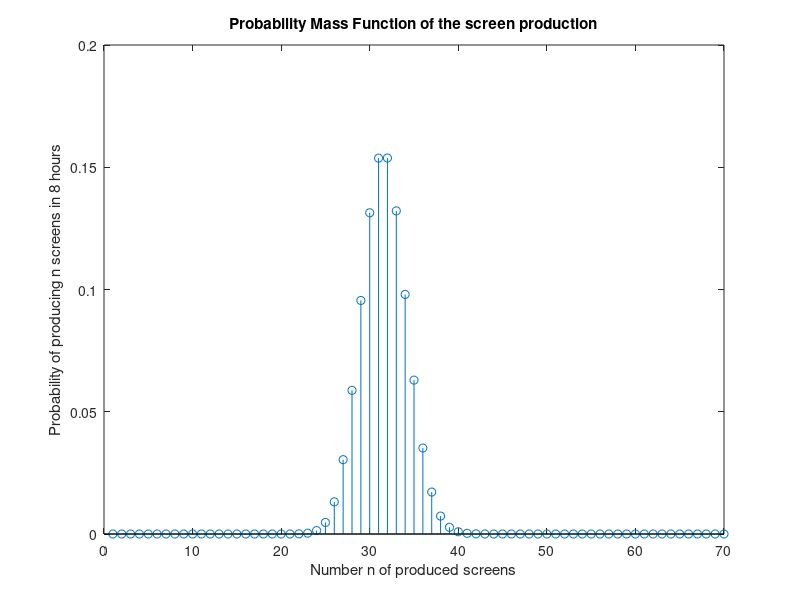
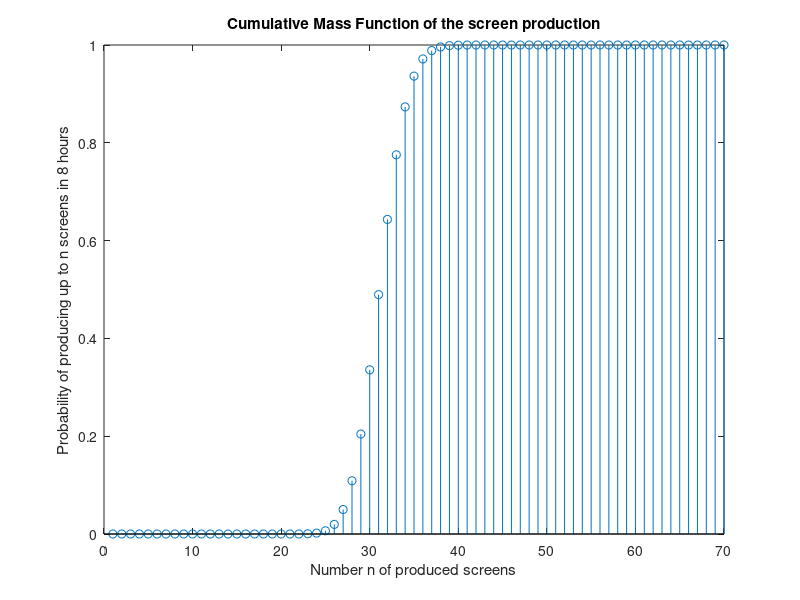
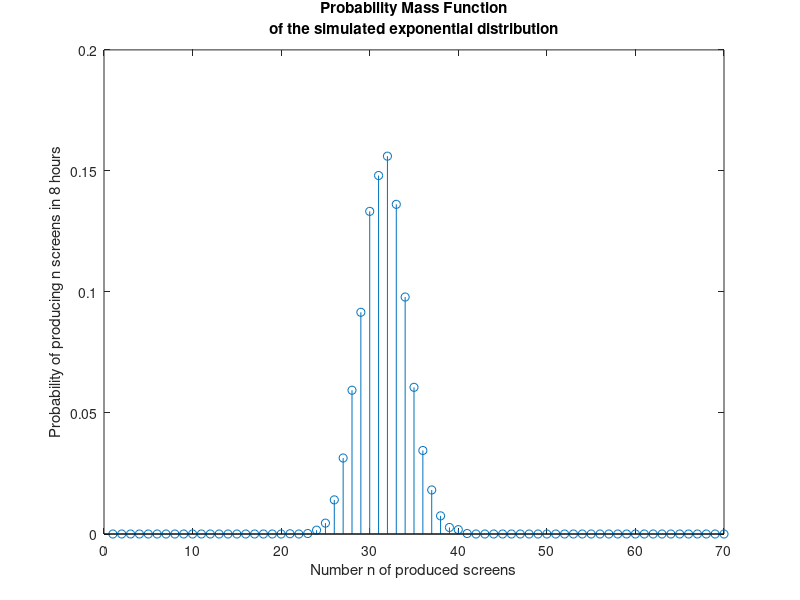
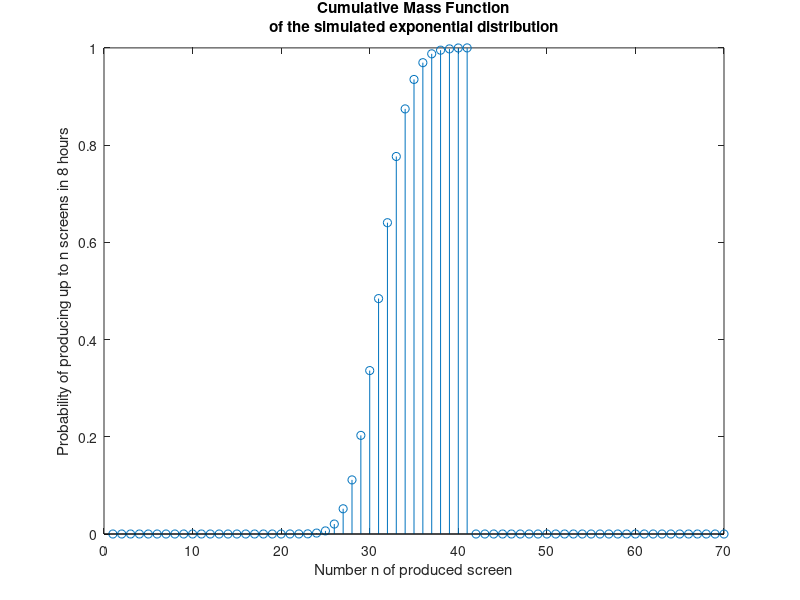

The MATLAB script that drew these images, in order:
close all
clear all
clc

% Computes the PMF, CMF, mean and standard deviation of the Gamma function

disp('Simulation Gamma')

gamPMF = gamcdf(480, 5*(1:70), 3) - gamcdf(480, 5*(1:70)+5, 3); % Computes the PMF

gamCMF = gamPMF;
for i = find(gamPMF, 1):70 % Loops to compute the CMF from the CMF
  gamCMF(i) = gamPMF(i) + gamCMF(i-1);
end
gamCMF(find(gamCMF == 1, 1)+1:end) = 1;

avGam = sum((1:70).*gamPMF) % Computes the average and standard deviation
stdGam = sqrt(sum(((1:70).^2).*gamPMF) - avGam.^2)

figure
  stem(gamPMF)
  title('Probability Mass Function of the screen production')
  xlabel('Number n of produced screens'); ylabel('Probability of producing n screens in 8 hours')

figure
  stem(gamCMF)
  title('Cumulative Mass Function of the screen production')
  xlabel('Number n of produced screens'); ylabel('Probability of producing up to n screens in 8 hours')

% Simulates the process using looping sums of exponential variables stopping when time is out
% Computes the mean, standard deviation, PMF and CMF of the simulation
  
disp('Simulation Exponentielle')

nE = zeros(1e4, 1);
t = 0;
temp = 0;

for i = 1:size(nE, 1) % Simulates ten thousands times the production line
  while t <= 480
    t = t + sum(exprnd(3, [5 1]));

    if t<=480
      nE(i) = nE(i)+1;
    end
  end
  t=0;
end

% Computes the mean and standard deviation of the first hundred, the first thousand and all the simulations
avNE1 = mean(nE(1:100))
avNE2 = mean(nE(1:1000))
avNE3 = mean(nE)

sigNE1 = std(nE(1:100))
sigNE2 = std(nE(1:1000))
sigNE3 = std(nE)

% Computes the PMF of the simulation
nProb = zeros(70, 1);
for i = min(nE):max(nE)
  nProb(i) = numel(find(nE == i))/numel(nE);
end

figure
  stem(1:70, nProb)
  title({'Probability Mass Function', 'of the simulated exponential distribution'})
  xlabel('Number n of produced screens'); ylabel('Probability of producing n screens in 8 hours')

% Computes the CMF of the simulation using its PMF
nCum = nProb;
for i = min(nE):max(nE)
  nCum(i) = nProb(i)+nCum(i-1);
end
nCum(find(nCum == 1, 1)+1:end) = 1;

figure
  stem(1:70, nCum)
  title({'Cumulative Mass Function', 'of the simulated exponential distribution'})
  xlabel('Number n of produced screen'); ylabel('Probability of producing up to n screens in 8 hours')

% Determines the location of the quantile 0.05 and 0.95 using the simulation

iSup05 = find(nCum > 0.05, 1);
iInf05 = iSup05 - 1;
if abs(nCum(iSup05)-0.05) < abs(nCum(iInf05)-0.05)
  i05 = iSup05
else
  i05 = iInf05
end

iSup95 = find(nCum > 0.95, 1);
iInf95 = iSup95 - 1;
if abs(nCum(iSup95)-0.95) < abs(nCum(iInf95)-0.95)
  i95 = iSup95
else
  i95 = iInf95
end

% Simulates the process while factoring the eventuality of breakdowns

nP3 = zeros(1e3, 1);

for i = 1:size(nP3, 1)
    X = rand; % generate randomly a number between 0 et 1
    if X<=0.1 % if breakdown (probability of 10%)
        t = exprnd(180);
        while t <= 480
            t = t + sum(exprnd(3, [5 1]));
            if t<=480
                nP3(i) = nP3(i)+1;
            end
        end
    else % if no breakdown
        while t <= 480
            t = t + sum(exprnd(3, [5 1]));
            if t<=480
                nP3(i) = nP3(i)+1;
            end
        end
    end
    t = 0;
end

bProb = zeros(70, 1);
for i = 0:69
  bProb(i+1) = numel(find(nP3 == i))/numel(nP3);
end

figure
  stem(bProb)
  title({'Probability Mass Function of the screen production', 'with an eventuality of breakdown'})
  xlabel('Number n of screen produced'); ylabel('Probability of producing n screens')

bCum = bProb;
for i = 1:69
  bCum(i+1) = bProb(i+1) + bCum(i);
end

figure
  stem(bCum)
  title({'Cumulative Mass Function of the screen production', 'with an eventuality of breakdown'})
  xlabel('Number n of screen produced'); ylabel('Probability of producing up to n screens')

av = mean(nP3) % mean with risk of breakdown
sigma = std(nP3) % standard deviation with risk of breakdown
